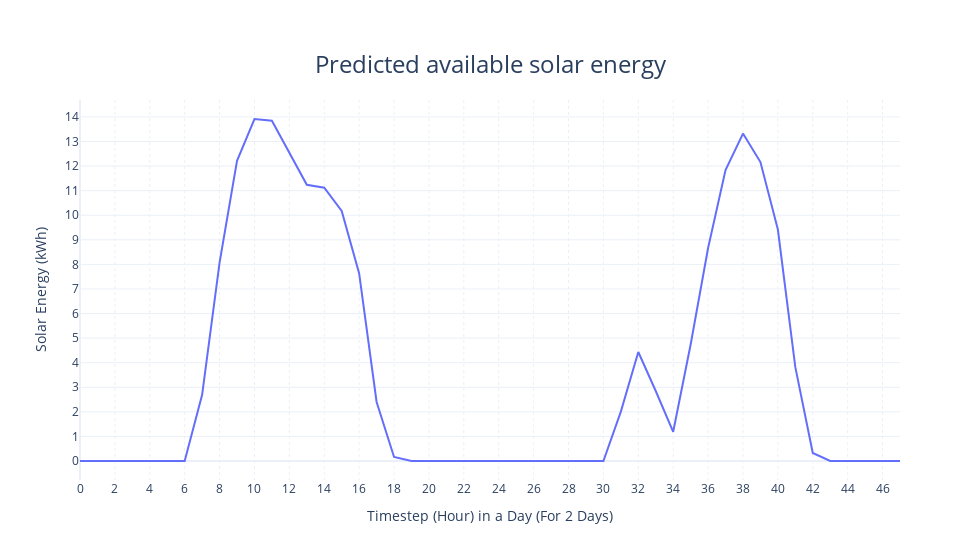

This figure's notebook cell:
### Code cell
fig = df_predict_avail_sol.T.plot(title="Predicted available solar energy", line_shape= "linear", template="plotly_white", 
                       labels=dict(index="Timestep (Hour) in a Day (For 2 Days)", value="Solar Energy (kWh)", variable="Charger ID"))
fig.update_yaxes(dtick="M1", tickformat="%b")
fig.update_xaxes(dtick="M1", tickformat="%b", griddash="dot", tickvals=[i for i in range(0, 48, 2)])
fig.update_traces(marker_size=10)
fig.update_layout(width=980, title=dict(xanchor="center", x=0.5, font_size=24, y=0.9), showlegend=False)
fig.show()

### Figure 1 — Plotly figure (JSON) as saved in the notebook; plotly's stock layout.template omitted (floating-point values rounded to 4 significant figures)
{"data": [{"hovertemplate": "Charger ID=0<br>Timestep (Hour) in a Day (For 2 Days)=%{x}<br>Solar Energy (kWh)=%{y}<extra></extra>", "legendgroup": "0", "line": {"color": "#636efa", "dash": "solid", "shape": "linear"}, "marker": {"size": 10, "symbol": "circle"}, "mode": "lines", "name": "0", "orientation": "v", "showlegend": true, "type": "scatter", "x": [0, 1, 2, 3, 4, 5, 6, 7, 8, 9, 10, 11, 12, 13, 14, 15, 16, 17, 18, 19, 20, 21, 22, 23, 24, 25, 26, 27, 28, 29, 30, 31, 32, 33, 34, 35, 36, 37, 38, 39, 40, 41, 42, 43, 44, 45, 46, 47], "xaxis": "x", "y": [0, 0, 0, 0, 0, 0, 0, 2.693, 8.072, 12.21, 13.91, 13.85, 12.57, 11.24, 11.12, 10.18, 7.633, 2.403, 0.1652, 0, 0, 0, 0, 0, 0, 0, 0, 0, 0, 0, 0, 2.008, 4.435, 2.849, 1.188, 4.739, 8.666, 11.84, 13.32, 12.16, 9.417, 3.819, 0.3245, 0, 0, 0, 0, 0], "yaxis": "y"}], "layout": {"legend": {"title": {"text": "Charger ID"}, "tracegroupgap": 0}, "showlegend": false, "title": {"font": {"size": 24}, "text": "Predicted available solar energy", "x": 0.5, "xanchor": "center", "y": 0.9}, "width": 980, "xaxis": {"anchor": "y", "domain": [0, 1], "dtick": "M1", "griddash": "dot", "tickformat": "%b", "tickvals": [0, 2, 4, 6, 8, 10, 12, 14, 16, 18, 20, 22, 24, 26, 28, 30, 32, 34, 36, 38, 40, 42, 44, 46], "title": {"text": "Timestep (Hour) in a Day (For 2 Days)"}}, "yaxis": {"anchor": "x", "domain": [0, 1], "dtick": "M1", "tickformat": "%b", "title": {"text": "Solar Energy (kWh)"}}}}
